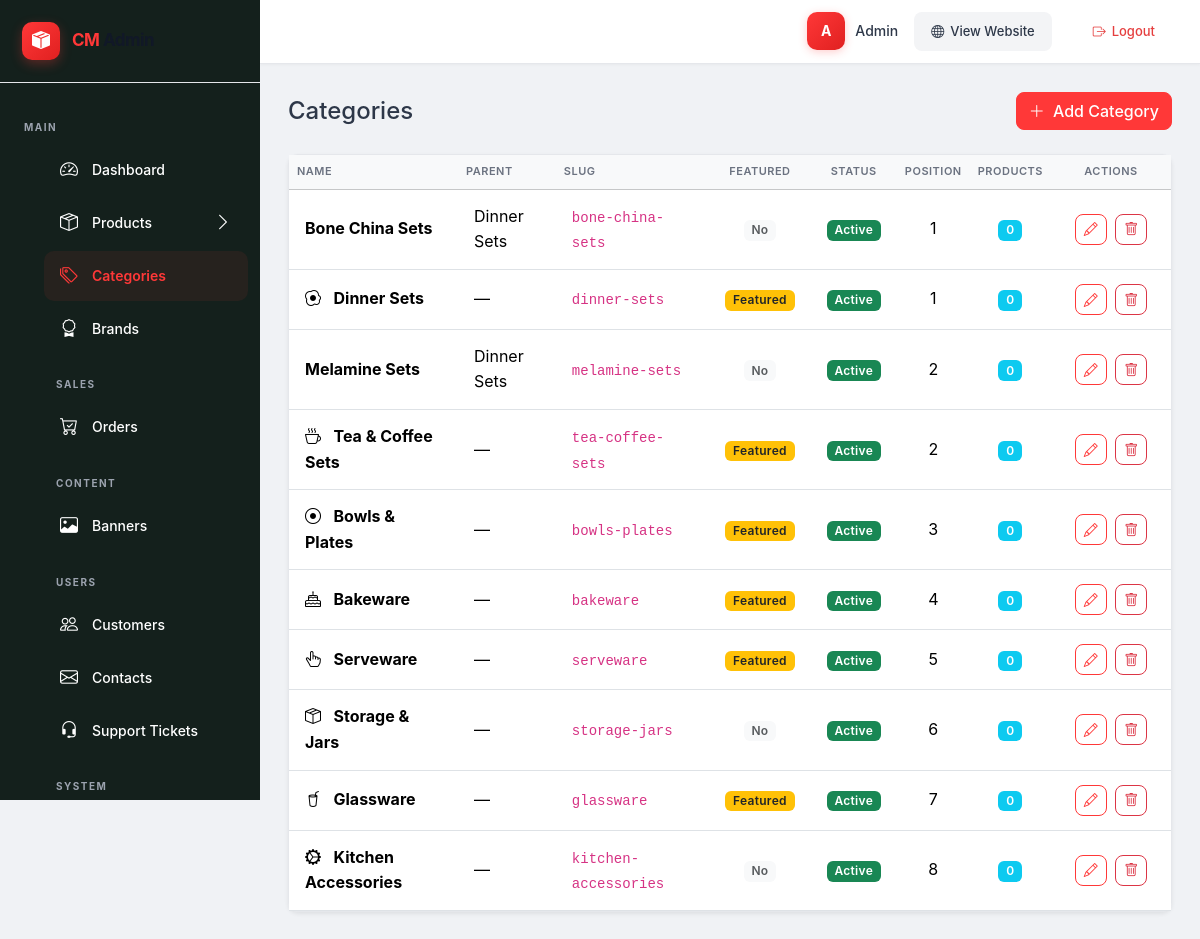
Page /public/admin/categories (signed in) on the committed database.
### tables this page shows
CREATE TABLE `categories` (
  `id`          INT UNSIGNED NOT NULL AUTO_INCREMENT,
  `parent_id`   INT UNSIGNED DEFAULT NULL,
  `name`        VARCHAR(150) NOT NULL,
  `slug`        VARCHAR(150) NOT NULL,
  `icon_class`  VARCHAR(100) DEFAULT NULL,
  `image`       VARCHAR(255) DEFAULT NULL,
  `is_featured` TINYINT      NOT NULL DEFAULT 0,
  `status`      TINYINT      NOT NULL DEFAULT 1,
  `position`    INT          NOT NULL DEFAULT 0,
  `created_at`  DATETIME DEFAULT CURRENT_TIMESTAMP,
  `updated_at`  DATETIME DEFAULT CURRENT_TIMESTAMP ON UPDATE CURRENT_TIMESTAMP,
  PRIMARY KEY (`id`),
  UNIQUE KEY `uk_categories_slug` (`slug`),
  INDEX `idx_categories_parent` (`parent_id`),
  INDEX `idx_categories_featured` (`is_featured`),
  INDEX `idx_categories_status` (`status`),
  INDEX `idx_categories_position` (`position`),
  CONSTRAINT `fk_categories_parent`
    FOREIGN KEY (`parent_id`) REFERENCES `categories` (`id`)
    ON DELETE SET NULL ON UPDATE CASCADE
);

### app/Controllers/admin/CategoryController.php (called while the page is built, shortened)
<?php
class CategoryController
{
    private Category $categoryModel;
    public function __construct()
    {
        $this->categoryModel = new Category();
    }
    public function index(): void
    {
        try {
            $categories = $this->categoryModel->getAllAdmin();
            require APP_ROOT . '/views/admin/admin_header.php';
            require APP_ROOT . '/views/admin/categories/index.php';
            require APP_ROOT . '/views/admin/admin_footer.php';
        } catch (\Throwable $e) {
            error_log("Category list error: " . $e->getMessage());
            Session::flash('error', 'Failed to load categories');
            Response::redirect(APP_URL . '/admin');
        }
    }
}

### config/autoload.php (called while the page is built, shortened)
<?php
spl_autoload_register(function (string $class): void {
    $prefixes = [
        'App\\Controllers\\' => APP_ROOT . '/app/Controllers/',
        'App\\Models\\'      => APP_ROOT . '/app/Models/',
        'App\\Helpers\\'     => APP_ROOT . '/app/Helpers/',
    ];
    foreach ($prefixes as $prefix => $baseDir) {
        if (strncmp($class, $prefix, strlen($prefix)) === 0) {
            $relativeClass = substr($class, strlen($prefix));
            $file = $baseDir . str_replace('\\', '/', $relativeClass) . '.php';
            if (file_exists($file)) {
                return;
            }
        }
    }
});

### app/Helpers/Database.php (called while the page is built, shortened)
<?php
class Database
{
    private static ?Database $instance = null;
    private \PDO $pdo;
    private function __construct()
    {
        $dsn = 'mysql:host=' . DB_HOST . ';dbname=' . DB_NAME . ';charset=' . DB_CHARSET;
        $options = [
            \PDO::ATTR_ERRMODE            => \PDO::ERRMODE_EXCEPTION,
            \PDO::ATTR_DEFAULT_FETCH_MODE => \PDO::FETCH_ASSOC,
            \PDO::ATTR_EMULATE_PREPARES   => false,
            \PDO::MYSQL_ATTR_FOUND_ROWS   => true,
        ];
        $this->pdo = new \PDO($dsn, DB_USER, DB_PASS, $options);
    }
    public static function getInstance(): self
    {
        if (self::$instance === null) {
            self::$instance = new self();
        }
        return self::$instance;
    }
    public function query(string $sql, array $params = []): \PDOStatement
    {
        $stmt = $this->pdo->prepare($sql);
        $stmt->execute($params);
        return $stmt;
    }
    public function fetchAll(string $sql, array $params = []): array
    {
        return $this->query($sql, $params)->fetchAll();
    }
}

### app/Models/Category.php (called while the page is built, shortened)
<?php
class Category
{
    private Database $db;
    private string $table = 'categories';
    public function __construct()
    {
        $this->db = Database::getInstance();
    }
    public function getAllAdmin(): array
    {
        return $this->db->fetchAll(
            "SELECT c.*, p.name as parent_name, (SELECT COUNT(*) FROM products WHERE category_id = c.id) as product_count
             FROM {$this->table} c
             LEFT JOIN categories p ON c.parent_id = p.id
             ORDER BY c.position ASC, c.name ASC"
        );
    }
}

### app/Helpers/Sanitizer.php (called while the page is built, shortened)
<?php
class Sanitizer
{
    public static function clean(mixed $input): string
    {
        return htmlspecialchars(trim((string) $input), ENT_QUOTES, 'UTF-8');
    }
}

### views/admin/categories/index.php (the view, shortened to what this page needs)
<div class="d-flex justify-content-between align-items-center mb-4">
    <h4 class="mb-0">Categories</h4>
    <a href="<?= ADMIN_URL ?>categories/create" class="btn btn-primary">
        <i class="bi bi-plus-lg me-1"></i> Add Category
    </a>
</div>
<div class="card shadow-sm">
    <div class="card-body p-0">
        <?php if (empty($categories)): ?>
            <div class="text-center py-5">
                <i class="bi bi-folder fa-3x text-muted mb-3"></i>
                <h5 class="text-muted">No categories found</h5>
                <p class="text-muted">Start by creating your first category.</p>
                <a href="<?= ADMIN_URL ?>categories/create" class="btn btn-primary">Add Category</a>
            </div>
        <?php else: ?>
            <div class="table-responsive">
                <table class="table table-hover align-middle mb-0">
                    <thead class="table-light">
                        <tr>
                            <th>Name</th>
                            <th>Parent</th>
                            <th>Slug</th>
                            <th class="text-center">Featured</th>
                            <th class="text-center">Status</th>
                            <th class="text-center">Position</th>
                            <th class="text-center">Products</th>
                            <th class="text-center" style="width: 120px;">Actions</th>
                        </tr>
                    </thead>
                    <tbody>
                        <?php foreach ($categories as $category): ?>
                            <tr>
                                <td>
                                    <?php if (!empty($category['icon_class'])): ?>
                                        <i class="<?= Sanitizer::clean($category['icon_class']) ?> me-2"></i>
                                    <?php endif; ?>
                                    <strong><?= Sanitizer::clean($category['name']) ?></strong>
                                </td>
                                <td><?= Sanitizer::clean($category['parent_name'] ?? '—') ?></td>
                                <td><code><?= Sanitizer::clean($category['slug']) ?></code></td>
                                <td class="text-center">
                                    <?php if (!empty($category['is_featured'])): ?>
                                        <span class="badge bg-warning text-dark">Featured</span>
                                    <?php else: ?>
                                        <span class="badge bg-light text-muted">No</span>
                                    <?php endif; ?>
                                </td>
                                <td class="text-center">
                                    <?php if ($category['status']): ?>
                                        <span class="badge bg-success">Active</span>
                                    <?php else: ?>
                                        <span class="badge bg-secondary">Inactive</span>
                                    <?php endif; ?>
                                </td>
                                <td class="text-center"><?= (int)($category['position'] ?? 0) ?></td>
                                <td class="text-center">
                                    <span class="badge bg-info"><?= (int)($category['products_count'] ?? 0) ?></span>
                                </td>
                                <td class="text-center">
                                    <a href="<?= ADMIN_URL ?>categories/edit/<?= (int)$category['id'] ?>" class="btn btn-sm btn-outline-primary me-1" title="Edit">
                                        <i class="bi bi-pencil"></i>
                                    </a>
                                    <form method="POST" action="<?= ADMIN_URL ?>categories/destroy/<?= (int)$category['id'] ?>" class="d-inline" onsubmit="return confirm('Are you sure you want to delete this category? Products in this category will be unassigned.');">
                                        <button type="submit" class="btn btn-sm btn-outline-danger" title="Delete">
                                            <i class="bi bi-trash"></i>
                                        </button>
                                    </form>
                                </td>
                            </tr>
                        <?php endforeach; ?>
                    </tbody>
                </table>
            </div>
        <?php endif; ?>
    </div>
</div>

### public/assets/css/admin.css (style rules this page uses)
:root { --admin-primary: #ff3838; --admin-primary-dark: #e02020; --admin-dark: #0f1117; --admin-gray-100: #f8f9fa; --admin-gray-200: #e9ecef; --admin-gray-500: #6c757d; --admin-radius: 10px; --admin-shadow: 0 2px 12px rgba(0, 0, 0, 0.06); --admin-transition: 0.25s cubic-bezier(0.4, 0, 0.2, 1); }
body { font-family: 'Inter', -apple-system, BlinkMacSystemFont, 'Segoe UI', sans-serif; background: #f0f2f5; color: #2d3748; line-height: 1.6; }
.card { border: 1px solid #e5e7eb; border-radius: var(--admin-radius); transition: box-shadow var(--admin-transition); background: #fff; }
.table th { border-top: none; color: #6b7280; text-transform: uppercase; font-size: 11px; font-weight: 600; letter-spacing: 0.5px; }
.table td { vertical-align: middle; padding: 14px 16px; }
.badge { font-weight: 600; letter-spacing: 0.3px; }
.btn { border-radius: 8px; font-weight: 500; transition: all 0.2s; }
.btn-primary { background: var(--admin-primary); border-color: var(--admin-primary); }
.btn-outline-primary { border-color: var(--admin-primary); color: var(--admin-primary); }
.btn-outline-danger { border-color: #dc3545; color: #dc3545; }

### views/admin/admin_header.php (style rules this page uses)
:root { --admin-sidebar-width: 260px; --admin-sidebar-bg: #ffffff; --admin-sidebar-hover: #f3f4f6; --admin-sidebar-active: #ff3838; --admin-topbar-height: 64px; --admin-primary: #ff3838; --admin-primary-dark: #e02020; --admin-sidebar-gradient: linear-gradient(180deg, #ffffff 0%, #f8f9fa 100%); }
* { margin: 0; padding: 0; box-sizing: border-box; }
body { font-family: 'Inter', -apple-system, BlinkMacSystemFont, 'Segoe UI', sans-serif; background: #f0f2f5; overflow-x: hidden; }
.card { background: #05516008 !important; }

### rows in the picture
categories: name "Bone China Sets", parent.name "Dinner Sets", slug "bone-china-sets", is_featured "No", status "Active", position "1", products_count "0"
categories: name "Dinner Sets", parent_name "—", slug "dinner-sets", is_featured "Featured", status "Active", position "1", products_count "0"
categories: name "Melamine Sets", parent.name "Dinner Sets", slug "melamine-sets", is_featured "No", status "Active", position "2", products_count "0"
categories: name "Tea & Coffee Sets", parent_name "—", slug "tea-coffee-sets", is_featured "Featured", status "Active", position "2", products_count "0"
categories: name "Bowls & Plates", parent_name "—", slug "bowls-plates", is_featured "Featured", status "Active", position "3", products_count "0"
categories: name "Bakeware", parent_name "—", slug "bakeware", is_featured "Featured", status "Active", position "4", products_count "0"
categories: name "Serveware", parent_name "—", slug "serveware", is_featured "Featured", status "Active", position "5", products_count "0"
categories: name "Storage & Jars", parent_name "—", slug "storage-jars", is_featured "No", status "Active", position "6", products_count "0"
categories: name "Glassware", parent_name "—", slug "glassware", is_featured "Featured", status "Active", position "7", products_count "0"
categories: name "Kitchen Accessories", parent_name "—", slug "kitchen-accessories", is_featured "No", status "Active", position "8", products_count "0"

### other values in the picture
substr($adminName, 0, 1) "A"
$adminName "Admin"
